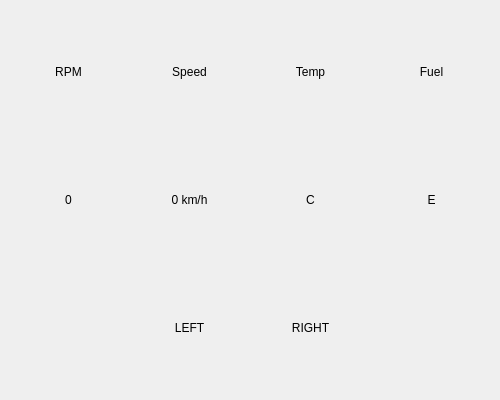
<?xml version="1.0" encoding="UTF-8"?>
<ui version="4.0">
 <class>Dashboard</class>
 <widget class="QWidget" name="Dashboard">
  <property name="geometry">
   <rect>
    <x>0</x>
    <y>0</y>
    <width>500</width>
    <height>400</height>
   </rect>
  </property>
  <property name="windowTitle">
   <string>Dashboard</string>
  </property>
  <layout class="QGridLayout" name="gridLayout">
   <item row="0" column="1">
    <widget class="QLabel" name="speedLabel">
     <property name="text">
      <string>Speed</string>
     </property>
     <property name="alignment">
      <set>Qt::AlignCenter</set>
     </property>
    </widget>
   </item>
   <item row="1" column="1">
    <!-- This would be replaced by a custom gauge widget in a real app -->
    <widget class="QLabel" name="speedGauge">
     <property name="text">
      <string>0 km/h</string>
     </property>
     <property name="alignment">
      <set>Qt::AlignCenter</set>
     </property>
    </widget>
   </item>
   <item row="0" column="0">
    <widget class="QLabel" name="rpmLabel">
     <property name="text">
      <string>RPM</string>
     </property>
     <property name="alignment">
      <set>Qt::AlignCenter</set>
     </property>
    </widget>
   </item>
   <item row="1" column="0">
    <widget class="QLabel" name="rpmGauge">
     <property name="text">
      <string>0</string>
     </property>
     <property name="alignment">
      <set>Qt::AlignCenter</set>
     </property>
    </widget>
   </item>
   <item row="0" column="2">
    <widget class="QLabel" name="tempLabel">
     <property name="text">
      <string>Temp</string>
     </property>
     <property name="alignment">
      <set>Qt::AlignCenter</set>
     </property>
    </widget>
   </item>
   <item row="1" column="2">
    <widget class="QLabel" name="tempGauge">
     <property name="text">
      <string>C</string>
     </property>
     <property name="alignment">
      <set>Qt::AlignCenter</set>
     </property>
    </widget>
   </item>
   <item row="0" column="3">
    <widget class="QLabel" name="fuelLabel">
     <property name="text">
      <string>Fuel</string>
     </property>
     <property name="alignment">
      <set>Qt::AlignCenter</set>
     </property>
    </widget>
   </item>
   <item row="1" column="3">
    <widget class="QLabel" name="fuelGauge">
     <property name="text">
      <string>E</string>
     </property>
     <property name="alignment">
      <set>Qt::AlignCenter</set>
     </property>
    </widget>
   </item>
   <item row="2" column="1">
    <widget class="QLabel" name="leftIndicator">
     <property name="text">
      <string>LEFT</string>
     </property>
     <property name="alignment">
      <set>Qt::AlignCenter</set>
     </property>
    </widget>
   </item>
   <item row="2" column="2">
    <widget class="QLabel" name="rightIndicator">
     <property name="text">
      <string>RIGHT</string>
     </property>
     <property name="alignment">
      <set>Qt::AlignCenter</set>
     </property>
    </widget>
   </item>
  </layout>
 </widget>
 <resources/>
 <connections/>
</ui>
